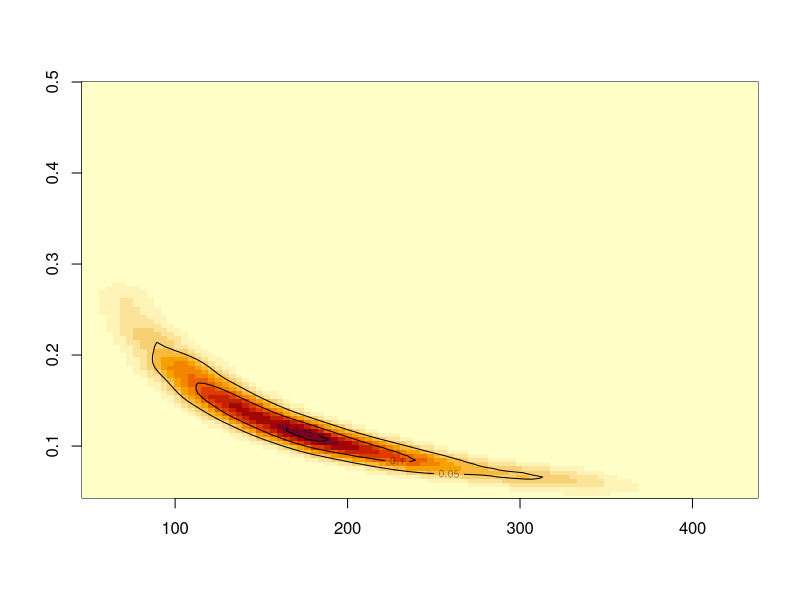
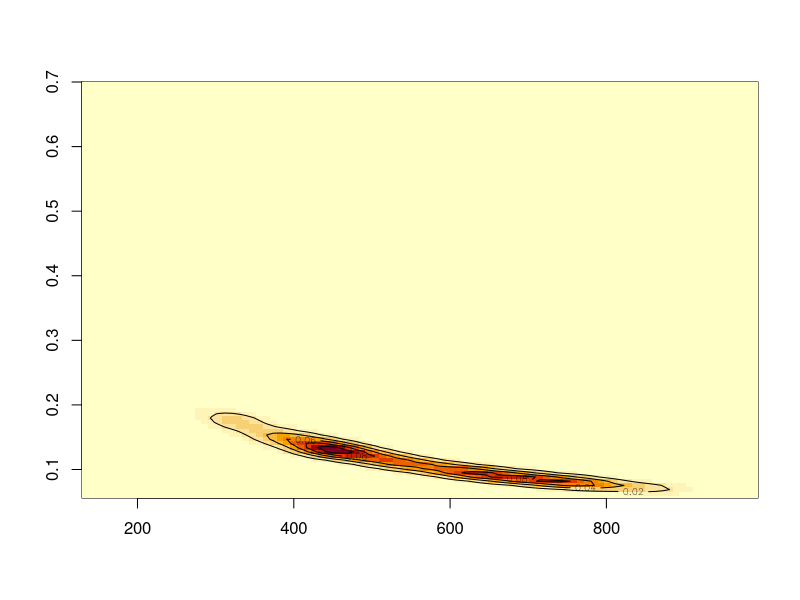
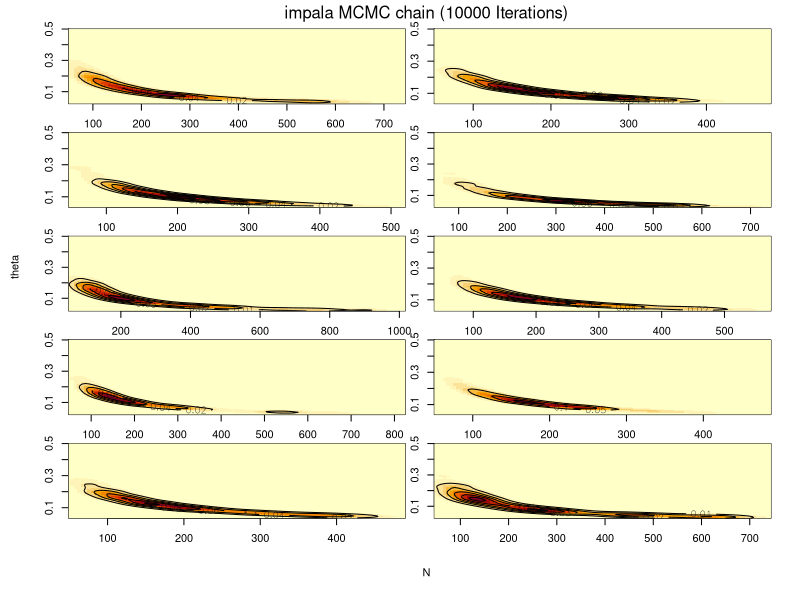
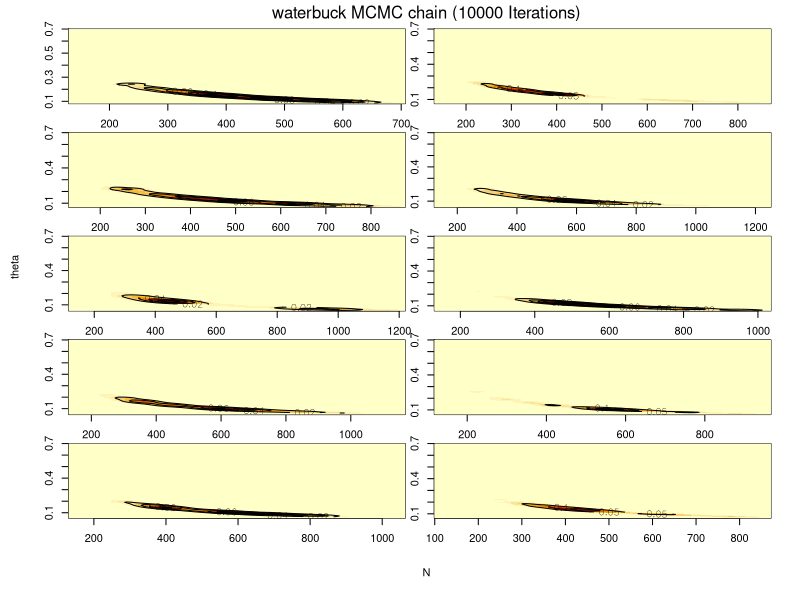

Here is the R script that generated these plots, in order:
# Albert Young & Marco Gentili
# Problem Set 4
# Fall 2014, Stat221, Harvard

library(MASS)
`%+%` <- function(x,y) paste(x,y,sep="")


impala = read.table('impala.txt', header=T, quote="\"", stringsAsFactors=F)$impala
waterbuck = read.table('waterbuck.txt', header=T, quote="\"", stringsAsFactors=F)$waterbuck

NBound = 150
thetaBound = 1

log.lik <- function(N, theta, Y) {
  # Log-likelihood of the data
  sum(dbinom(Y, size=N, prob=theta, log=T))
}

log.prior <- function(N, theta) {
  return(log(1/(N*theta)))
}

log.posterior <- function(a, b, Y) {
  log.lik(a, b, Y) + log.prior(a, b)
}

mle <- function(y) {
  # Compute the MLE given the data
  # Note: The model y ~ Binom(N, theta) is misspecified so there are
  #   multiple MLEs.
  #
  # Args:
  #   y = vector of values

  f <- function(par) {
    log.lik(par[1], par[2], y)
  }
  x = optim(par=c(50,0.5), fn=f, control=list(fnscale=-1),
            method="L-BFGS-B", lower=c(0, 0))
  print(sprintf("Log-likelihood=%.3f", x$value))
  return(x$par)
}


plot.posterior.density <- function(data) {
  # Plots the density of the posterior density with contour lines.
  #
  # Args:
  #   data = vector of values

  a = seq(.1, kBound, length.out=400)
  b = a
  gr = expand.grid(x=a, y=b)
  z = apply(gr, 1, function(par) log.lik(par[1], par[2], data))
  z = matrix(z, nrow=length(a), ncol=length(b))
  print("Summary of likelihood values.")
  print(summary(as.vector(z)))
  z0 = quantile(z, probs = c(0.1))
  z1 = max(z)
  ncols = 10000
  cols = topo.colors(ncols)
  i = apply(gr, 1, function(par) {
    ll = log.posterior(par[1], par[2], data)
    if(ll < z0) return(0)
    return((ll - z0) / (z1 - z0))
  })
  par(mfrow=c(1, 1))
  # hist(i)
  j = ncols * i
  j[j==0] <- 1
  plot(gr[,1], gr[,2], xlab="a", ylab="b", col=cols[j], pch=".", cex=4)
  contour(a, b, z, nlevels = 50, add=T, cex=2, col="black")
}

rgamma.trunc <- function(upper.bound, s, r) {
  # Sample from truncated gamma.
  # TODO: Find a better implementation.
  x <- upper.bound + 10
  while(x > upper.bound) {
    x = rgamma(1, shape=s, rate=r)
  }
  return(x)
}

plot.chain <- function(mcmc.chain) {
  mcmc.niters = nrow(mcmc.chain)
  burnin = 0.1 * mcmc.niters
  x = mcmc.chain[, 1]
  y = mcmc.chain[, 2]
  mcmc.chain = mcmc.chain[burnin:mcmc.niters, ]
  f = kde2d(x, y, n=100)
  image(f, xlim=c(min(x), max(x)), ylim=c(min(y), max(y)))
  contour(f$x, f$y, f$z, nlevels=5, add=T, cex=2, col='black')
  #   points(x, y, pch=21, col=rgb(0,0,0,0.01))
}

mcmc.gibbs <- function(y, mcmc.niters=1e4) {
  # Runs Gibbs on the data y
  S = sum(y)  # sufficient statistic
  n = length(y)

  mcmc.chain <- matrix(3, nrow=mcmc.niters, ncol=2)

  for(i in 2:mcmc.niters) {
    beta.last <- mcmc.chain[i-1, 2]
    # Conditionals are truncated gammas.
    alpha <- rgamma.trunc(kBound, s=S+1, r=n * beta.last)
    beta <- rgamma.trunc(kBound, s=S+1,  r=n * alpha)
    mcmc.chain[i, ] <- c(alpha, beta)
  }
  # Plot empirical density
  plot.chain(mcmc.chain)
  return(mcmc.chain)
}

mcmc.mh <- function(y, mcmc.niters=1e4, init=c(45, 0.4)) {
  n = length(y)
  mcmc.chain <- matrix(0.1, nrow=mcmc.niters, ncol=2)
  mcmc.chain[1, ] = init
  nacc <- 0
  for(i in 2:mcmc.niters) {
    # 1. Current state
    N.old = mcmc.chain[i-1, 1]
    theta.old = mcmc.chain[i-1, 2]
    # 2. Propose new state
#     N.new = trunc(rnorm(1, N.old, 3))
#     theta.new = rnorm(1, theta.old, 0.05)

    # TODO: construct better proposal distribution
    N.new = trunc(rnorm(1, N.old, 12))
    S.new = N.new * rbeta(1, sum(y), N.new * n)
    theta.new = S.new / N.new

    if (N.new < 0) {
      N.new = 1
    }
    if (theta.new < 0) {
      theta.new = 0
    }
    if (theta.new > 1) {
      theta.new = 1
    }

    # 3. Ratio
    mh.ratio = min(0, log.posterior(N.new, theta.new, y) -
                     log.posterior(N.old, theta.old, y))
    print(mh.ratio)
    if(runif(1) < exp(mh.ratio)) {
      # Accept
      mcmc.chain[i, ] <- c(N.new, theta.new)
      nacc <- nacc + 1
    } else {
      mcmc.chain[i, ] <- c(N.old, theta.old)
    }
  }
  # Cut the burn-in period.
  plot.chain(mcmc.chain)
  print(sprintf("Acceptance ratio %.2f%%", 100 * nacc / mcmc.niters))
  return(mcmc.chain)
}

generate_1.4_plots = function(y, niter=1e4, init=c(90, 0.7), title) {
  name <- function(v1) {
    deparse(substitute(v1))
  }
  par(mfrow=c(5,2),
      oma = c(5,4,0,0) + 0.6,
      mar = c(0,0,1,1) + 0.6
  )
  for (i in 1:10) {
    mcmc.mh(y, niter, init)
  }
  mtext(title%+%' MCMC chain ('%+%niter%+%' Iterations)', side=3, outer=TRUE, line=-1)
  title(xlab='N',
        ylab='theta',
        outer=TRUE,
        line=3)
}

calculate_marginal_posterior_1.5 = function(y, Nmax=500) {
  sum = 0
  n = length(y)
  for (N in max(y):Nmax) {
    c1 = sum(sapply(y, function(yi){
      lchoose(N, yi)
    }))
    sum = sum + exp(c1 - log(N) - log(sum(y)) - lchoose(N*n, sum(y)))
  }
  return(sum)
}



# 1.4 Run MCMC ------------------------------------------------------------

impala.mcmc = mcmc.mh(impala, init=c(50,0.5))
waterbuck.mcmc = mcmc.mh(waterbuck, init=c(130, 0.7))

generate_1.4_plots(impala, init=c(50, 0.5), title='impala')
generate_1.4_plots(waterbuck, init=c(130, 0.7), title='waterbuck')

#
# # 1.5 Determine Normalizing Constant --------------------------------------
#
# xs = exp(4:15)
# ys = sapply(xs, function(x) calculate_marginal_posterior_1.5(impala, Nmax=x))
# pdf('impala.normc.pdf')
# plot(xs, ys, xlab='Nmax', ylab='Normalizing Constant')
# dev.off()
#
# ys = sapply(xs, function(x) calculate_marginal_posterior_1.5(waterbuck, Nmax=x))
# pdf('waterbuck.normc.pdf')
# plot(xs, ys, xlab='Nmax', ylab='Normalizing Constant')
# dev.off()
#
# # hist(impala.mcmc[,1])
# # sum(table(impala.mcmc[,1])/1e4)
#
#
# # 1.6 ---------------------------------------------------------------------
#
sum(impala.mcmc[,1] > 100)/1e4
sum(waterbuck.mcmc[,1] > 100)/1e4
